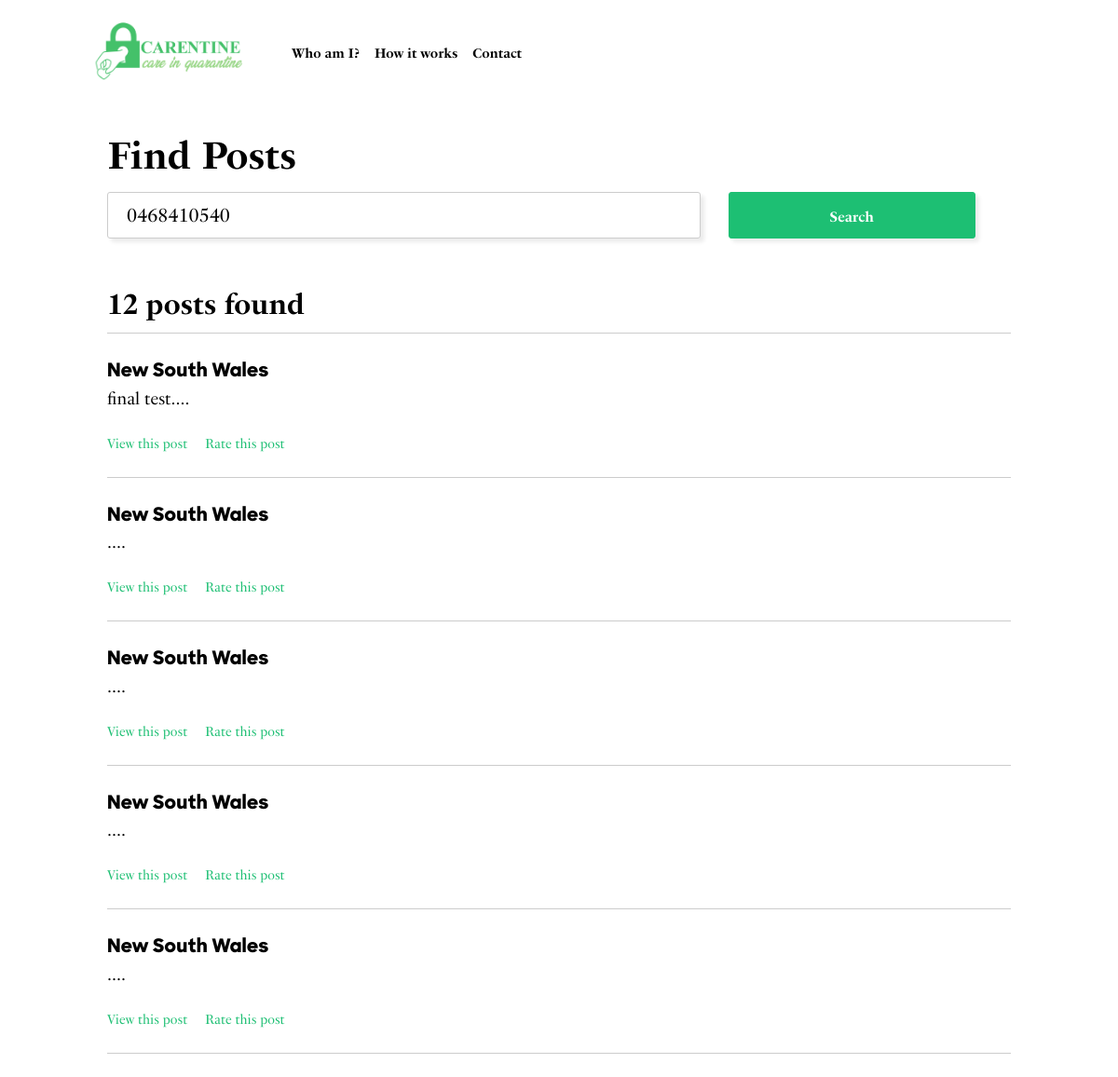
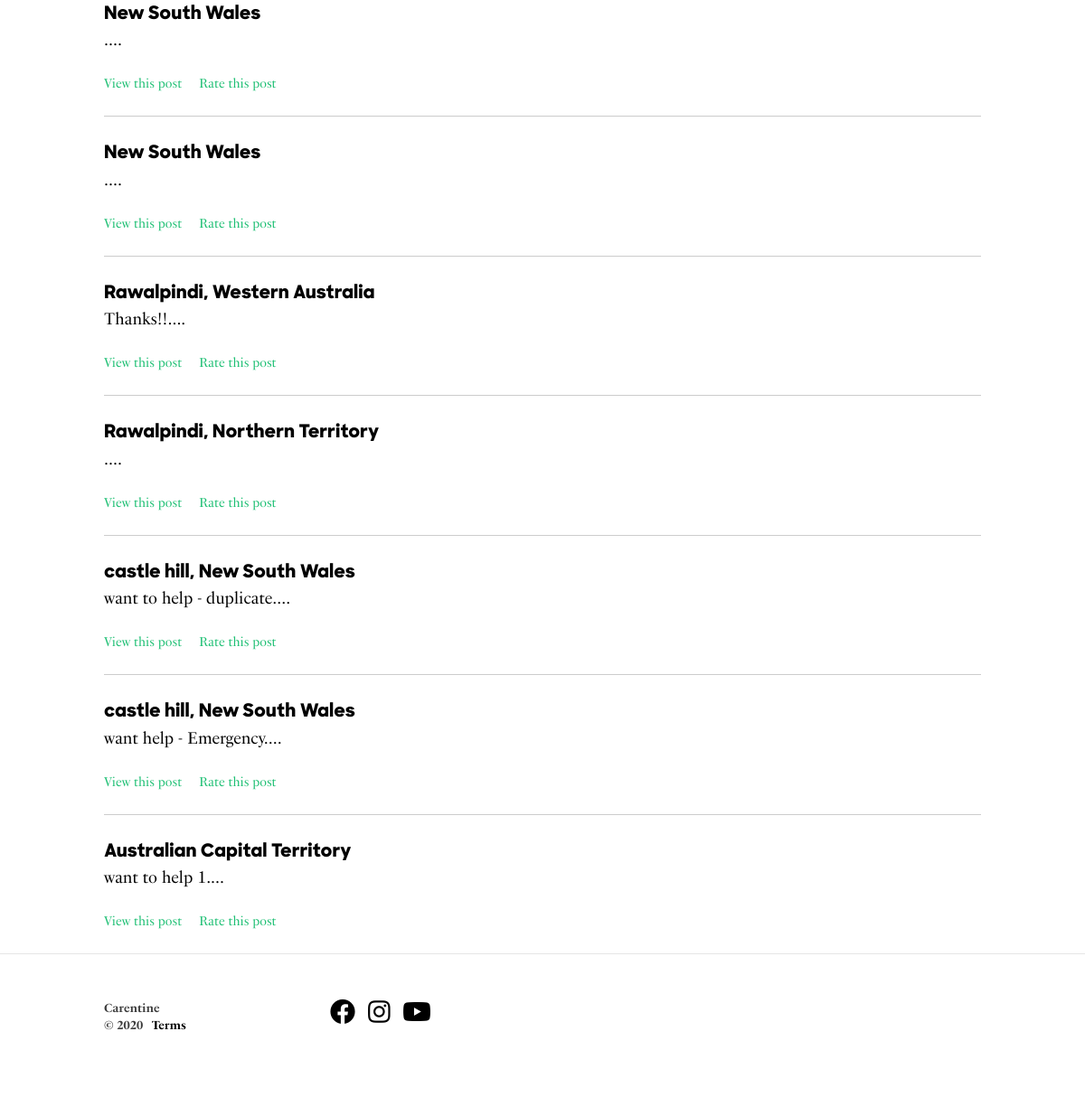
The page /find-posts.php?phone=0468410540 on the database its author committed (2 pictures, top to bottom).
### tables this page shows
CREATE TABLE `posts` (
  `id` int(11) NOT NULL,
  `userid` int(11) NOT NULL,
  `user_type` varchar(25) NOT NULL,
  `description` text NOT NULL,
  `address` text NOT NULL,
  `suburb` varchar(255) NOT NULL,
  `postcode` varchar(25) NOT NULL,
  `state` int(11) NOT NULL,
  `emergency` int(11) NOT NULL DEFAULT 0,
  `time` varchar(255) NOT NULL,
  `status` varchar(255) NOT NULL DEFAULT 'open',
  `post_type` varchar(255) NOT NULL,
  `phone` varchar(255) NOT NULL,
  `rated` int(11) NOT NULL DEFAULT 0
);

CREATE TABLE `states` (
  `id` int(11) NOT NULL,
  `name` varchar(255) NOT NULL
);

### find-posts.php (the view, shortened to what this page needs)
<?php
include 'db.php';
if(isset($_GET['phone'])){
     $phone = $_GET['phone'];
}
?>
<!DOCTYPE html>
<html class="js">
<head>
    <link rel="stylesheet" href="https://cdnjs.cloudflare.com/ajax/libs/twitter-bootstrap/3.4.1/css/bootstrap.css">
    <?php include 'includes/head.php'; ?>
</head>
<body class="home page-template-default page page-id-41">
    <?php include 'includes/nav.php'; ?>
    <div id="container-wrap">
        <main style="min-height:90vh">
            <div class="topper-posts no-topper">
            </div>
            <div class="content">
                <div class="container">
                   <div id="postcodeform">
                       <h1>Find Posts</h1>
                    <form action="" method="get" >
                        <div class="row">
                            <div class="col-lg-8">
                                <input required type="text" class="form-control" placeholder="Enter phone number" name="phone" value="<?php if(isset($phone)){ echo $phone; } ?>">
                            </div>
                            <div class="col-lg-2">
                                <button type="submit" style="width:100%;height:50px;background:#1dbf73;border-color:#1dbf73" class="btn btn-primary">Search</button>
                            </div>
                        </div>
                    </form>
                   </div>
                    <?php if(isset($phone)){ ?>
                    <div class="latest-projects">
                        <?php
                            $stmt = $sql->prepare("select a.*, b.name as state from posts as a left join states as b on a.state=b.id where phone=? order by id desc");
                            $stmt->bindParam(1, $phone, PDO::PARAM_STR);
                            $stmt->execute();
                            $result = $stmt->fetchAll();
                            $total = $stmt->rowCount();
                        ?>
                        <h2><?php echo $total; ?> posts found</h2>
                        <?php foreach($result as $row){ ?>
                        <div class="latest-project">
                            <div class="">
                                <div class="project-title"><?php if(!empty($row['suburb'])){ echo $row['suburb'].', '; } ?> <?php echo $row['state']; ?></div>
                                <p><?php echo substr($row['description'], 0, 250).'....'; ?></p>
                                <a href="view-request.php?id=<?php echo $row['id']; ?>">View this post</a> <a style='margin-left:15px' href="rate-post.php?post-id=<?php echo $row['id']; ?>">Rate this post</a>
                            </div>
                        </div>
                        <?php } ?>
                    </div>
                <?php } ?>
                </div>
            </div>
        </main>
        <?php include 'includes/footer.php'; ?>
    </div>
</body>
</html>

### includes/head.php (shortened to what this page needs)
<link rel="stylesheet" id="sccss_style-css" href="assets/js/saved_resource" media="all">
    <link rel="stylesheet" id="theme_css-css" href="assets/css/style.min.css?<?php echo time(); ?>" media="all">
    <link rel="stylesheet" href="https://cdnjs.cloudflare.com/ajax/libs/font-awesome/5.13.0/css/all.min.css">

### includes/nav.php (shortened to what this page needs)
<div class="top">
    <header class="alert" style="border-radius:0px">
        <div class="container-navigation">
            <div class="row">
                <div class="logo">
                    <a href="index.php" class="logo-text">
                        <img id="logoimg" width="" src="assets/images/logo.png" alt="">
                    </a>
                    <nav class="primary" style="border-radius:0px">
                        <ul id="primary-navigation" class="menu">
                            <li id="menu-item-199" class="menu-item menu-item-type-post_type menu-item-object-page menu-item-199"><a href="about.php">Who am I?</a></li>
                            <li id="menu-item-756" class="menu-item menu-item-type-post_type menu-item-object-page menu-item-756"><a href="how-it-works.php">How it works</a></li>
                            <li id="menu-item-749" class="menu-item menu-item-type-post_type menu-item-object-page menu-item-749"><a href="contact.php">Contact</a></li>
                        </ul>
                    </nav>
                </div>
            </div>
        </div>
    </header>
</div>

### includes/footer.php
<footer>
    <div class="container">
        <div class="row">
            <div class="col-xs-12">
                <div class="footer-left">
                    <p>Carentine<br></p>
                    <p>© 2020 <a href="terms.php">Terms</a>
                    </p>
                </div>
                <div class="footer-right">
                    <a href="#"><i class="fab fa-2x fa-facebook"></i></a>
                    <a href="#"><i class="fab fa-2x fa-instagram"></i></a>
                    <a href="#"><i class="fab fa-2x fa-youtube"></i></a>
                </div>
            </div>
        </div>
    </div>
</footer>

### includes/head.php (style rules this page uses)
.footer-right a { margin-left:10px; }
input { margin-bottom:15px !important; padding: 10px 20px 15px !important; }

### rows shown on the page
posts: states.name "New South Wales", description "final test"
posts: states.name "New South Wales"
posts: states.name "New South Wales"
posts: states.name "New South Wales"
posts: states.name "New South Wales"
posts: states.name "New South Wales"
posts: states.name "New South Wales"
posts: suburb "Rawalpindi", states.name "Western Australia", description "Thanks!!"
posts: suburb "Rawalpindi", states.name "Northern Territory"
posts: suburb "castle hill", states.name "New South Wales", description "want to help - duplicate"
posts: suburb "castle hill", states.name "New South Wales", description "want help - Emergency"
posts: states.name "Australian Capital Territory", description "want to help 1"

### other values the page prints
$total "12"
